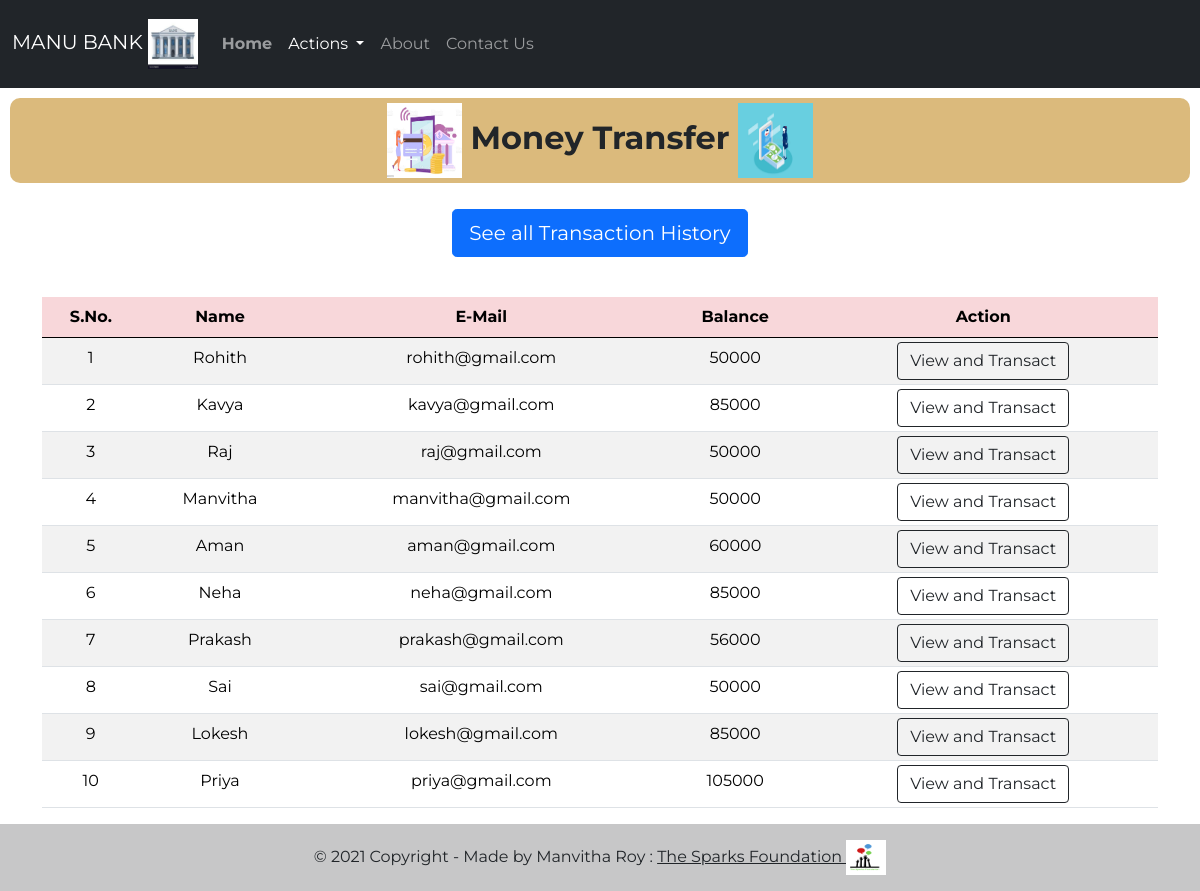
The page /money.php on the database its author committed.
### tables this page shows
CREATE TABLE `users` (
  `id` int(3) NOT NULL,
  `name` text NOT NULL,
  `email` varchar(30) NOT NULL,
  `balance` int(8) NOT NULL
);

### money.php (the view, shortened to what this page needs)
<!doctype html>
<html lang="en">
<head>
    <link href="https://cdn.jsdelivr.net/npm/bootstrap@5.0.0-beta1/dist/css/bootstrap.min.css" rel="stylesheet">
    <link rel="stylesheet" href="css/style2.css">
<body>
    <?php
    include 'connect.php';
    $sql = "SELECT * FROM users";
    $result = mysqli_query($conn, $sql);
    ?>
    <nav class="navbar py-2 navbar-expand-lg navbar-dark bg-dark">
        <div class="container-fluid">
            <a class="navbar-brand" href="#">MANU BANK <img src="logos/logo.webp" alt="Bank" width="50" height="50"></a>
            <div class="collapse navbar-collapse" id="navbarSupportedContent">
                <ul class="navbar-nav me-auto mb-8 mb-lg-0">
                    <li class="nav-item py-3">
                        <a class="nav-link" aria-current="page" href="index.php"><strong>Home</strong></a>
                    </li>
                    <li class="nav-item dropdown py-3">
                        <a class="nav-link dropdown-toggle active" href="#" id="navbarDropdown" role="button" data-bs-toggle="dropdown" aria-expanded="false">
                            Actions
                        </a>
                    </li>
                    <li class="nav-item py-3">
                        <a class="nav-link" href="https://www.thesparksfoundationsingapore.org/ " target="_blank">About</a>
                    </li>
                    <li class="nav-item py-3">
                        <a class="nav-link" href="contact.php">Contact Us</a>
                    </li>
                </ul>
            </div>
        </div>
    </nav>
    <class class="welcome">
        <h2>
            <img src="logos/m1.webp" alt="Bank" width="75" height="75" style="font-weight: bold;"> <strong>Money
                Transfer</strong> <img src="logos/m2.webp" alt="Bank" width="75" height="75">
        </h2>
    </class>
    <div class="d-grip gap-2 col-6 mx-auto text-center p-3 mb-2">
        <a href="history.php"><button type="button" class="btn btn-primary btn-lg mb-3">See all Transaction History</button></a>
    </div>
    <div class="container">
        <div class="row text-center">
            <div class="col text-center">
                <div class="table-responsive-sm">
                    <table class="table table-hover table-striped table-sm">
                        <thead style="color : black;" class="table-danger">
                            <tr>
                                <th scope="col" class="text-center py-2">S.No.</th>
                                <th scope="col" class="text-center py-2">Name</th>
                                <th scope="col" class="text-center py-2">E-Mail</th>
                                <th scope="col" class="text-center py-2">Balance</th>
                                <th scope="col" class="text-center py-2">Action</th>
                            </tr>
                        </thead>
                        <tbody>
                            <?php
                            while ($rows = mysqli_fetch_assoc($result)) {
                            ?>
                                <tr style="color : black;">
                                    <td class="text-center py-2">
                                        <?php echo $rows['id'] ?>
                                    </td>
                                    <td class="text-center py-2">
                                        <?php echo $rows['name'] ?>
                                    </td>
                                    <td class="text-center py-2">
                                        <?php echo $rows['email'] ?>
                                    </td>
                                    <td class="text-center py-2">
                                        <?php echo $rows['balance'] ?>
                                    </td>
                                    <td><a href="users.php?id= <?php echo $rows['id']; ?>"> <button class="btn btn-outline-dark btn">View and Transact</button></a></td>
                                </tr>
                            <?php
                            }
                            ?>
                        </tbody>
                    </table>
                </div>
            </div>
        </div>
    </div>
    <div class="foot">
        <footer class="bg-light text-center text-lg-start">
            <div class="text-center p-3" style="background-color: rgba(0, 0, 0, 0.2)">
                © 2021 Copyright - Made  by Manvitha Roy :
                <a class="text-dark" href="https://www.thesparksfoundationsingapore.org/" target="_blank"> The Sparks
                    Foundation <img src="logos/tsf.png" alt="" width="40" height="35"></a>
            </div>
        </footer>
    </div>
</body>
</html>

### css/style2.css (style rules this page uses)
* { font-family: 'Montserrat', sans-serif; }
.welcome h2 { margin: 10px; padding: 5px; text-align: center; background-color:rgba(216, 180, 112, 0.911) ; border-radius: 10px; }

### rows shown on the page
users: id "1", name "Rohith", email "rohith@gmail.com", balance "50000"
users: id "2", name "Kavya", email "kavya@gmail.com", balance "85000"
users: id "3", name "Raj", email "raj@gmail.com", balance "50000"
users: id "4", name "Manvitha", email "manvitha@gmail.com", balance "50000"
users: id "5", name "Aman", email "aman@gmail.com", balance "60000"
users: id "6", name "Neha", email "neha@gmail.com", balance "85000"
users: id "7", name "Prakash", email "prakash@gmail.com", balance "56000"
users: id "8", name "Sai", email "sai@gmail.com", balance "50000"
users: id "9", name "Lokesh", email "lokesh@gmail.com", balance "85000"
users: id "10", name "Priya", email "priya@gmail.com", balance "105000"
